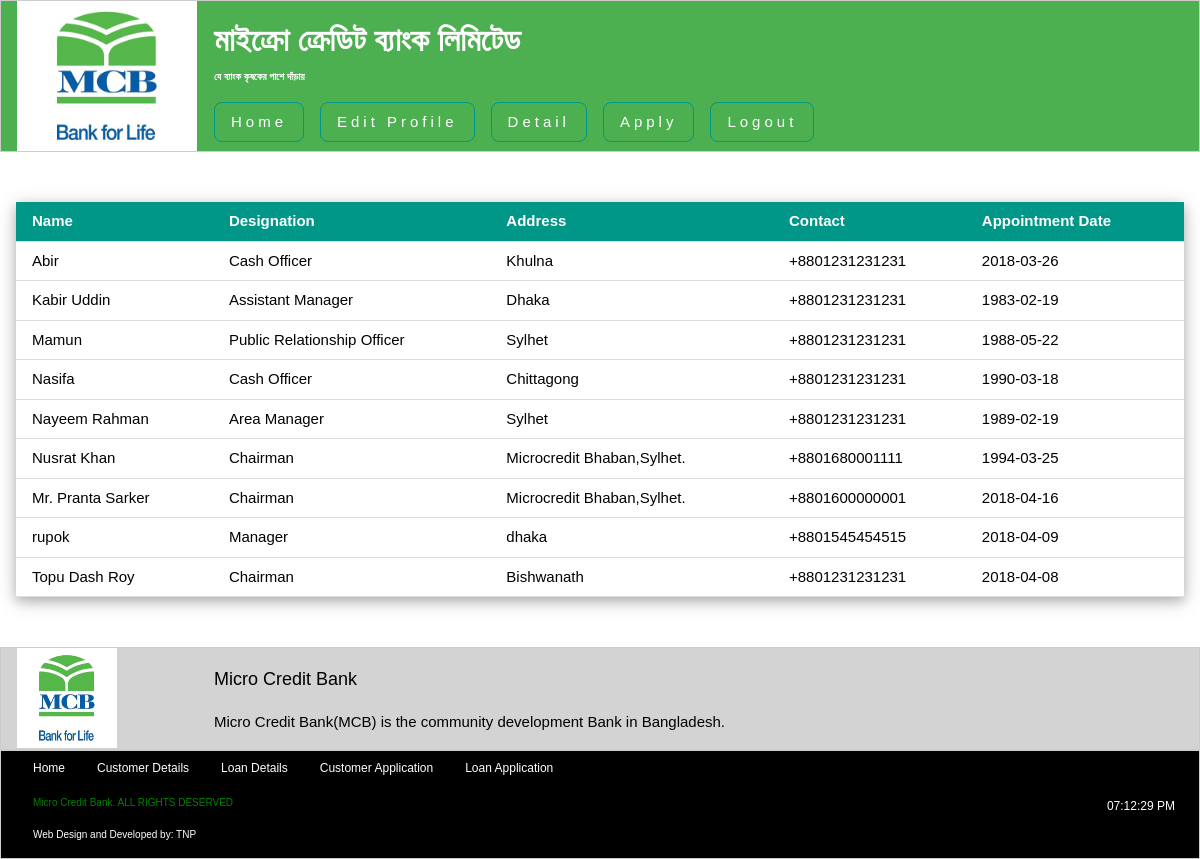
/admin_detail.php, run on an earlier commit of the app's database.
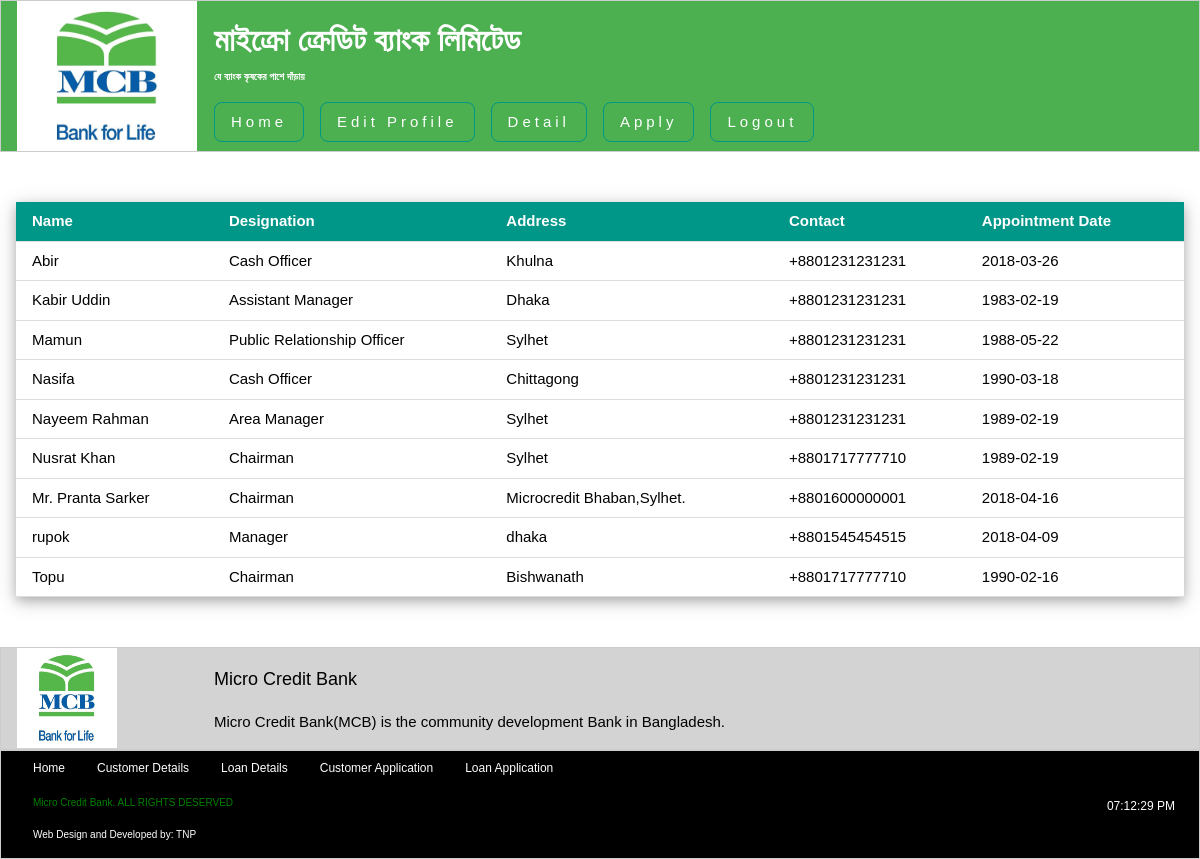
And on a later commit of the database.
### tables this page shows
CREATE TABLE IF NOT EXISTS `board_of_directors` (
  `username` varchar(255) NOT NULL,
  `password` varchar(255) NOT NULL,
  `name` varchar(255) NOT NULL,
  `designation` varchar(255) NOT NULL,
  `date_of_appointment` varchar(255) NOT NULL,
  `contact_address` varchar(255) NOT NULL,
  `contact_no` varchar(255) NOT NULL
);

### admin_detail.php (the view, shortened to what this page needs)
<?php include("include/config.php");
	if($_SESSION['designation'] == "Chairman")
	{
	  include("include/header_chairman.php");
	}
	else if($_SESSION['designation'] == "Manager")
	{
	  include("include/header_manager.php");
	}
	else if($_SESSION['designation'] == "Cash Officer")
	{
		include("include/header_cash_officer.php");
	}
	else
	{
	  include("include/header_admin.php");
	}
?>
<?php
	$qry = "SELECT * FROM board_of_directors";
	$result = mysql_query($qry);
?>
	<div class="w3-container" style="min-height:295px;height:auto;">
		<table class="w3-table w3-container w3-hoverable w3-bordered w3-middle w3-card-4" style="max-width:auto;width:100%;margin-top:50px; margin-bottom: 50px; font-family: Arial; ">
			<thead>
				<tr class="w3-teal">
					<th> Name </th>
					<th> Designation </th>
					<th> Address </th>
					<th> Contact </th>
					<th> Appointment Date </th>
				</tr>
			</thead>
	<?php
	if (mysql_num_rows($result) > 0)
	{
    	while($row = mysql_fetch_assoc($result))
    	{
    		?>
			<tr>
				<td> <?php echo $row['name']; ?> </td>
				<td> <?php echo $row['designation']; ?> </td>
				<td> <?php echo $row['contact_address']; ?> </td>
				<td> <?php echo $row['contact_no']; ?> </td>
				<td> <?php echo $row['date_of_appointment']; ?> </td>
			</tr>
    	<?php
   		}
    	?>
    	</table>
    <?php
	}
	?>
</div>
<?php
	if($_SESSION['designation'] == "Chairman")
	{
	  include("include/footer_chairman.php");
	}
	else if($_SESSION['designation'] == "Manager")
	{
	  include("include/footer_manager.php");
	}
	else if($_SESSION['designation'] == "Cash Officer")
	{
		include("include/footer_cash_officer.php");
	}
	else
	{
	  include("include/footer_admin.php");
	}
?>

What changed in the data, as far as the page shows it:
changed board_of_directors "Nusrat Khan": contact_address "Microcredit Bhaban,Sylhet." → "Sylhet"; contact_no "+8801680001111" → "+8801717777710"; date_of_appointment "1994-03-25" → "1989-02-19"
changed board_of_directors "Bishwanath": name "Topu Dash Roy" → "Topu"; contact_no "+8801231231231" → "+8801717777710"; date_of_appointment "2018-04-08" → "1990-02-16"
